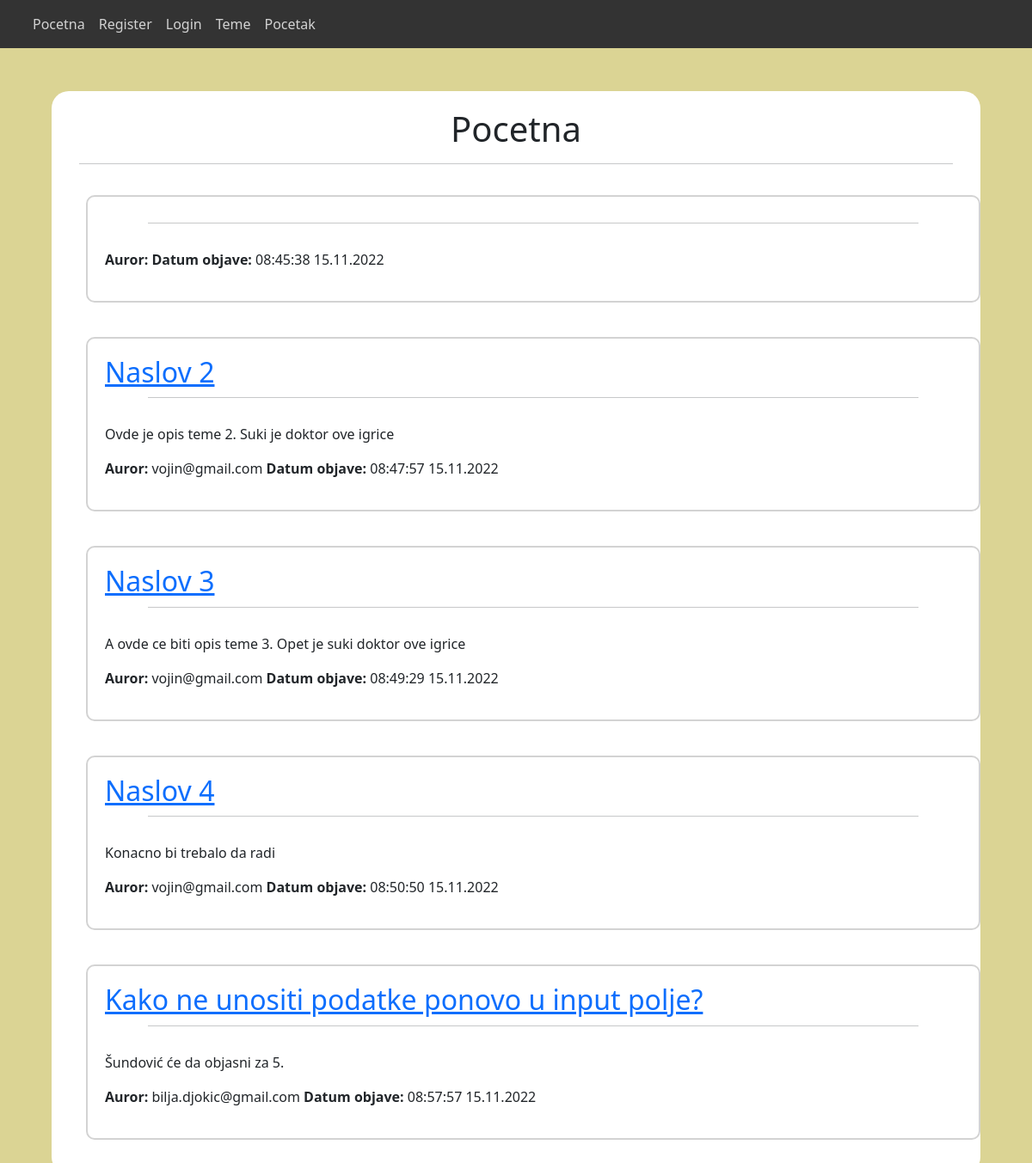
Before: /zadaci/forum/index.php with the older database file.
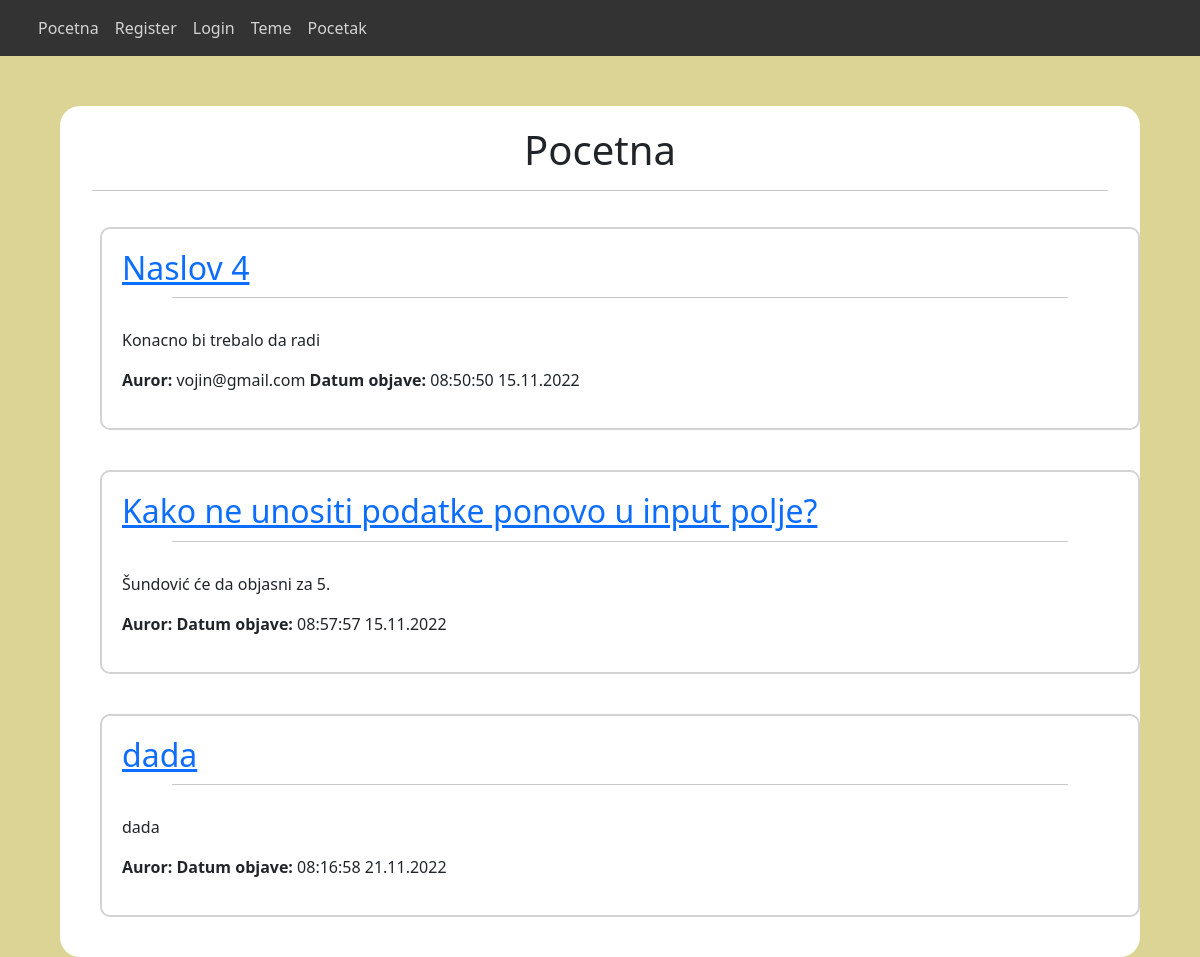
After: the same page with the newer database file.
### tables this page shows
CREATE TABLE `teme` (
  `id` int(11) NOT NULL,
  `naziv_teme` varchar(50) NOT NULL,
  `opis_teme` text NOT NULL,
  `datum_kreiranja` varchar(50) NOT NULL,
  `email` varchar(50) NOT NULL
);

### zadaci/forum/index.php (the view, shortened to what this page needs)
<!DOCTYPE html>
<html lang="en">
<head>
    <link rel="stylesheet" href="https://unpkg.com/aos@next/dist/aos.css" />
    <link href="https://cdn.jsdelivr.net/npm/bootstrap@5.2.2/dist/css/bootstrap.min.css" rel="stylesheet">
    <link rel="stylesheet" href="./layout/style.css">
</head>
<body>
    <header>
        <div class="container">
            <div class="row">
                <nav class="navbar navbar-expand-lg">
                    <div class="col-md-6">
                        <ul class="navbar-nav me-auto mb-2 mb-lg-0 ">
                            <li class="nav-item">
                                <a class="nav-link" href="index.php">Pocetna</a>
                            </li>
                            <li class="nav-item">
                                <a class="nav-link" href="./php/register.php">Register</a>
                            </li>
                            <li class="nav-item">
                                <a class="nav-link" href="./php/login.php">Login</a>
                            </li>
                            <li class="nav-item">
                                <a class="nav-link" href="./php/tema.php">Teme</a>
                            </li>
                            <li class="nav-item">
                                <a class="nav-link" href="../../index.php">Pocetak</a>
                            </li>
                        </ul>
                    </div>
                </nav>
            </div>
        </div>
    </header>
    <section id="tema">
        <div class="container">
            <h1>Pocetna</h1>
            <hr>
            <div class="row">
                <?php
                require './php/konekcija.php';
                $i = 0;
                $sql = "SELECT * FROM teme";
                $res = mysqli_query($conn, $sql);
                if(mysqli_num_rows($res) > 0) {
                    while ($row = mysqli_fetch_assoc($res)) {
                        if($i < 3) {
                            echo '<div style="border: 2px solid #d3d3d3; border-radius: 10px; margin: 20px; padding: 20px;">';
                            echo  '<a href="./php/diskusija.php?id=' . $row['id'] . '"><h2>' . $row['naziv_teme'] . '</h2></a>';
                            echo '<hr style="width: 90%; margin: 10px auto 30px auto;">';
                            echo   '<p> ' . $row['opis_teme'] . ' </p>';
                            echo   '<p> <b>Auror:</b> ' . $row['email'] . ' <b>Datum objave: </b>' . $row['datum_kreiranja'] . ' </p>';
                            echo    '</div>';
                        }
                    }
                } else {
                    echo '<p>Nema tema za prikaz!</p>';
                }
                ?>
            </div>
        </div>
    </section>
</body>
</html>

### zadaci/forum/layout/style.css (style rules this page uses)
* { margin: 0; padding: 0; }
body { background-color: rgb(219, 212, 148); }
header { background-color: #333; }
header nav .col-md-6 ul li a { color: #d3d3d3; }
header nav .col-md-6 a { color: #d3d3d3; text-decoration: none; transition: .2s; float: right; }
section#tema { width: 90%; margin: 50px auto 0 auto; }
section#tema h1 { text-align: center; }
section#tema, section#forma .container { background-color: #fff; border-radius: 20px; padding: 20px; }

Changed rows visible on the page:
removed teme: datum_kreiranja "08:45:38 15.11.2022"
removed teme: naziv_teme "Naslov 2", opis_teme "Ovde je opis teme 2. Suki je doktor ove igrice", email "vojin@gmail.com", datum_kreiranja "08:47:57 15.11.2022"
removed teme: naziv_teme "Naslov 3", opis_teme "A ovde ce biti opis teme 3. Opet je suki doktor ove igrice", email "vojin@gmail.com", datum_kreiranja "08:49:29 15.11.2022"
changed teme "Kako ne unositi podatke ponovo u input polje?": email "bilja.djokic@gmail.com" → (not shown)
added teme: naziv_teme "dada", opis_teme "dada", datum_kreiranja "08:16:58 21.11.2022"
